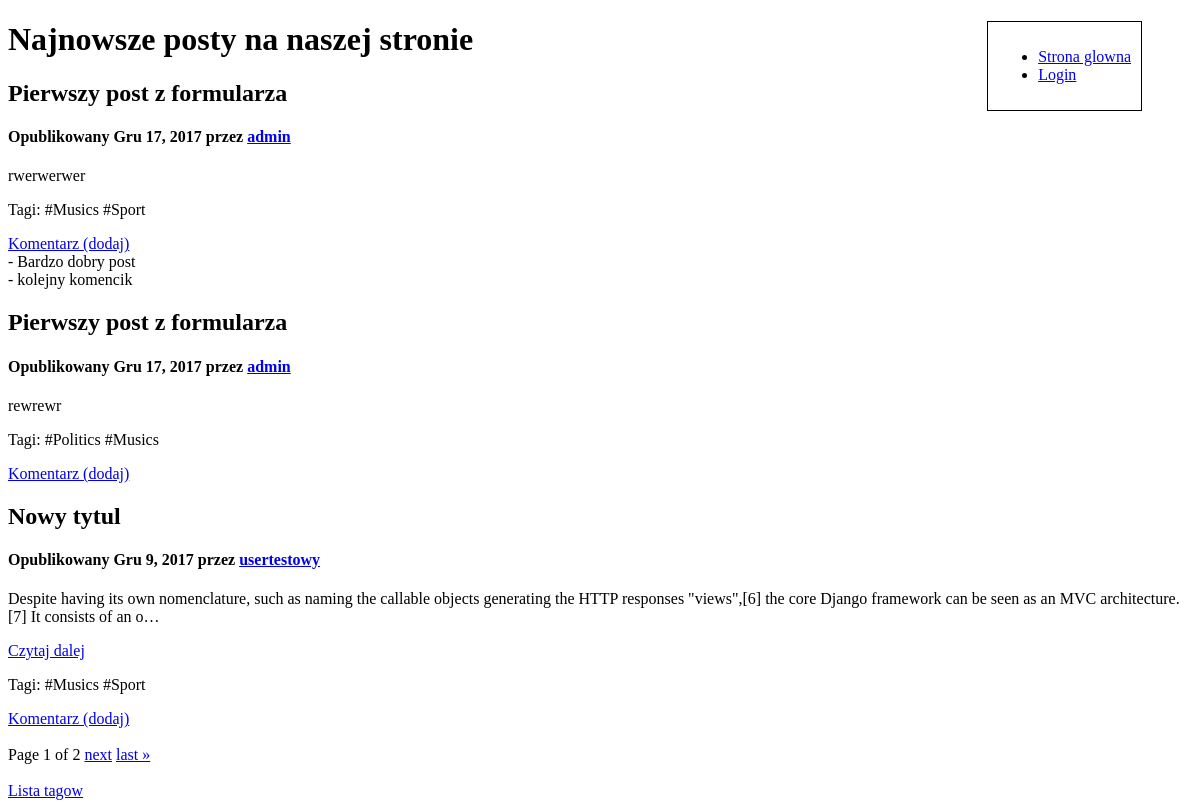
The app's page /, older data.
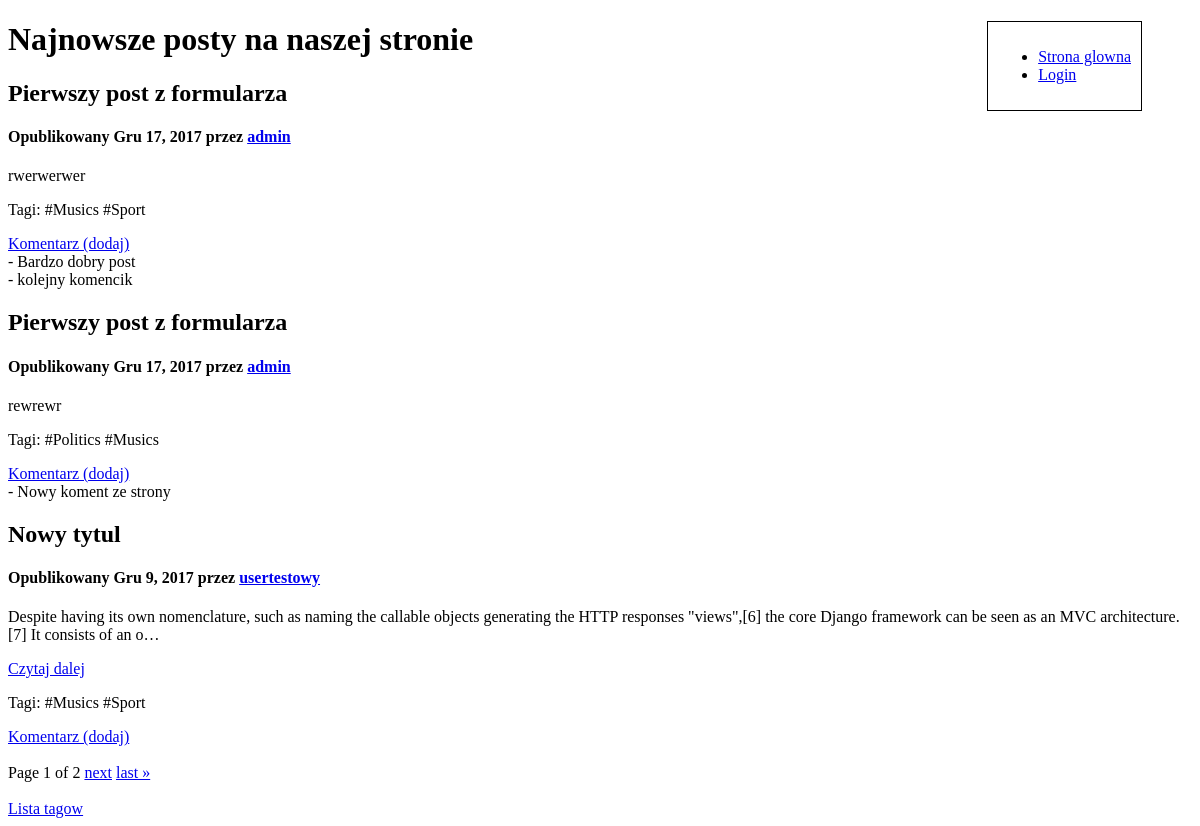
The same page, newer data.
### main/models.py (models this page shows, shortened)
class Post(models.Model):
	title = models.CharField(max_length=300)
	content = models.CharField(max_length=10000)
	publish_date = models.DateField()
	user = models.ForeignKey(User)
	tag = models.ManyToManyField(Tag)
	class Meta:
		ordering = ['-publish_date', 'title']

class Tag(models.Model):
	name = models.CharField(max_length=200, blank=True, default='', unique=True)

class Comment(models.Model):
	content = models.CharField(max_length= 300, blank=True, default='')
	post = models.ForeignKey(Post)
	comment_date = models.DateField()

### main/views.py (the view)
# urls.py: url(r'^$', views.index, name='index'),
def index(request):
	posts = Post.objects.all()
	comments = Comment.objects.all()
	paginator = Paginator(posts, POSTS_PER_PAGE) #ilosc artykulow na stronie
	page = request.GET.get('page')
	try:
		posts = paginator.page(page)
	except PageNotAnInteger:
		posts = paginator.page(1)
	context = {
		'posts': posts,
		'comments': comments
	}
	return render(request, 'main/index.html', context)

### main/templates/main/index.html (shortened to what this page needs)
{% extends 'main/base.html' %}
{% block header %}
	<h1> Najnowsze posty na naszej stronie </h1>
{% endblock %}
{% block content %}
	<div>
		{% for post in posts %}
			<div>
				<h2>{{ post.title }} </h2>
				<h4>
					Opublikowany {{ post.publish_date }} przez <a href="{% url 'user_info' post.user.username %}"> {{ post.user.username }}</a>
				</h4>
				<p> {{ post.content|truncatechars:200 }} </p>
                {% if post.content|length > 200 %}
                <a href="{% url 'one_post' post.id %}">Czytaj dalej</a>
                {% endif %}
				<p> Tagi:
					{% for t in post.tag.all %}
						{{ t.name }}
					{% endfor %}
				</p>
			</div>
        <div><a href="{% url 'add_new_comment' post.id %}">Komentarz (dodaj)</a><br>
                {% for comment in comments %}
                    {% if post.id == comment.post.id %}
                        <{{comment.comment_date}}> - {{comment.content}} <br>
                    {% endif %}
                {% endfor %}
        </div>
		{% endfor %}
	</div>
    <br>
<div>
            Page {{ posts.number }} of {{ posts.paginator.num_pages }}
        {% if posts.has_next %}
            <a href="?page={{ posts.next_page_number }}">next</a>
            <a href="?page={{ posts.paginator.num_pages }}">last &raquo;</a>
        {% endif %}
</div>
	<br>
	<a href="{% url 'tags' %}">Lista tagow</a>
{% endblock %}

### main/templates/main/base.html (shortened to what this page needs)
<!DOCTYPE html>
<html>
<head>
</head>
<body>
	<div style="float: right; border: 1px solid black; margin-right: 50px; padding: 10px;">
		<ul>
			<li><a href="{% url 'index' %}">Strona glowna</a></li>
			{% if not user.is_authenticated %}
				<li><a href="{% url 'login' %}">Login</a></li>
			{% else %}
				<li><a href="{% url 'add_new_post' %}">Dodaj nowy post</a></li>
				<li><a href="{% url 'add_new_tag' %}">Dodaj nowy tag</a></li>
				<li><a href="{% url 'logout' %}">Wyloguj sie</a></li>
			{% endif %}
		</ul>
	</div>
	<div id="header">
		{% block header %}
		{% endblock %}
	</div>
	<div id="content">
		{% block content %}
		{% endblock %}
	</div>
</body>
</html>

Row changes from the older to the newer data that the page shows:
added Comment: content "Nowy koment ze strony", shown under Post "rewrewr"
